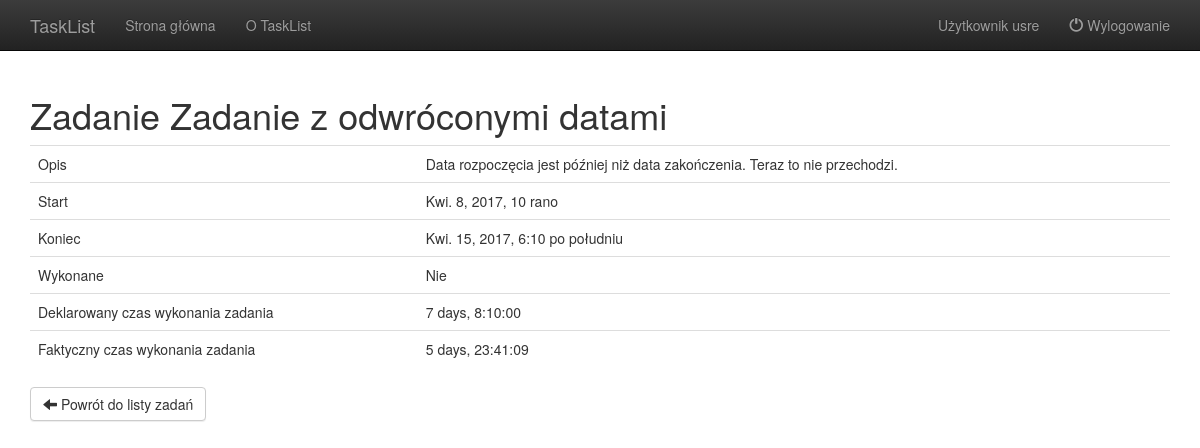
The app's page /task/details/11 (signed in), older data.
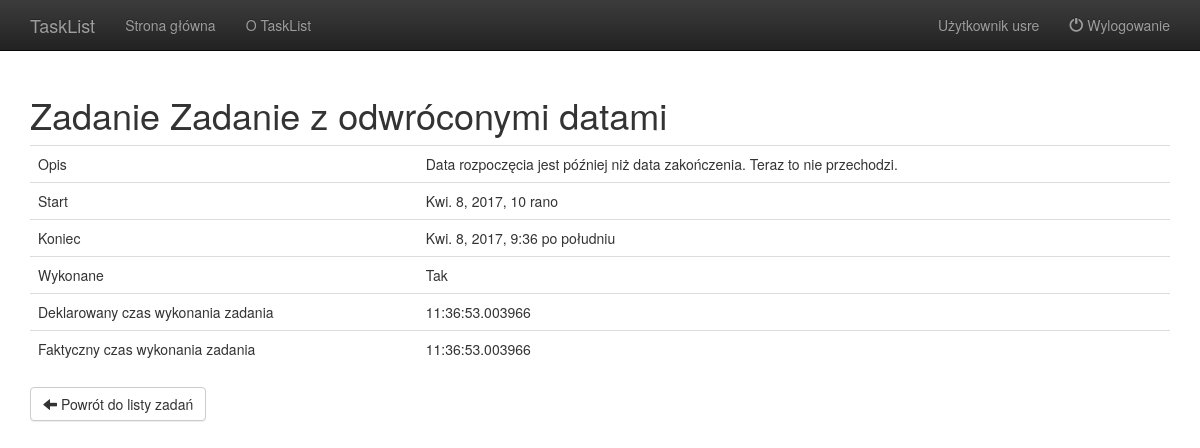
The same page, newer data.
### TaskList/models.py (models this page shows, shortened)
class Task(models.Model):
    user = models.ForeignKey(User)
    name = models.CharField(max_length=256)
    description = models.TextField(max_length=4000)
    start = models.DateTimeField(default=datetime.now)
    end = models.DateTimeField(default=datetime.now)
    done = models.BooleanField(default=False)
    def calculate_task_time(self):
        return self.end - self.start
    def calculate_real_task_time(self):
        if not self.done:
            return datetime.now(timezone.utc) - self.start
        return self.calculate_task_time()

### TaskList/views.py (the view)
# urls.py: url(r'^task/details/(?P<pk>\d+)$', views.TaskDetailsView.as_view(), name='task_details'),
@method_decorator(login_required, 'dispatch')
class TaskDetailsView(DetailView):
    template_name = "TaskList/task_details.html"
    model = Task
    def get_context_data(self, **kwargs):
        context = super(TaskDetailsView, self).get_context_data(**kwargs)
        context['user'] = self.request.user
        return context

### TaskList/AuthenticationBackend.py (called while the page is built)
    def get_user(self, user_id):
        try:
            return User.objects.get(pk=user_id)
        except User.DoesNotExist:
            return None

### TaskList/templates/TaskList/task_details.html (shortened to what this page needs)
{% extends "layout.html" %}
{% block content %}
<h1>Zadanie {{object.name}}</h1>
<table class="table">
    <tbody>
        <tr>
            <td>Opis</td><td>{{object.description}}</td>
        </tr>
        <tr>
            <td>Start</td><td>{{object.start}}</td>
        </tr>
        <tr>
            <td>Koniec</td><td>{{object.end}}</td>
        </tr>
        <tr>
            <td>Wykonane</td><td>{% if object.done %}Tak{% else %}Nie{% endif %}</td>
        </tr>
        <tr>
            <td>Deklarowany czas wykonania zadania</td><td>{{object.calculate_task_time}}</td>
        </tr>
        <tr>
            <td>Faktyczny czas wykonania zadania</td><td>{{object.calculate_real_task_time}}</td>
        </tr>
    </tbody>
</table>
<a class="btn btn-default" href="{% url 'task_list' %}"><span class="glyphicon glyphicon-arrow-left"></span>
    Powrót do listy zadań
</a>
{% endblock %}

Row changes from the older to the newer data that the page shows:
changed Task "Zadanie z odwróconymi datami": end "Kwi. 15, 2017, 6:10 po południu" → "Kwi. 8, 2017, 9:36 po południu"; calculate_task_time "7 days, 8:10:00" → "11:36:53.003966"; calculate_real_task_time "5 days, 23:41:09" → "11:36:53.003966"
Text that changed along with them:
text no longer shown: "Nie"
text now shown: "Tak"
